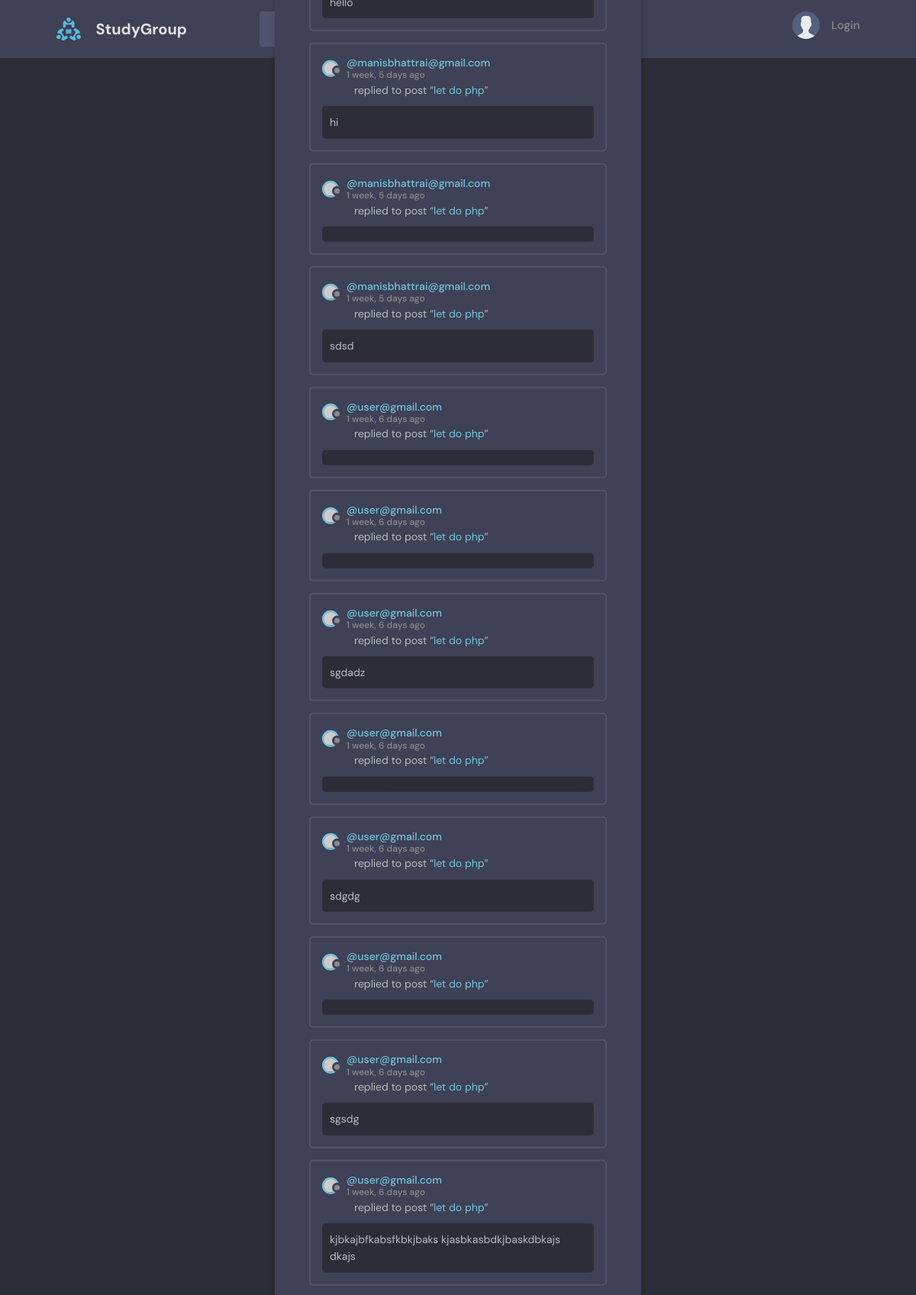
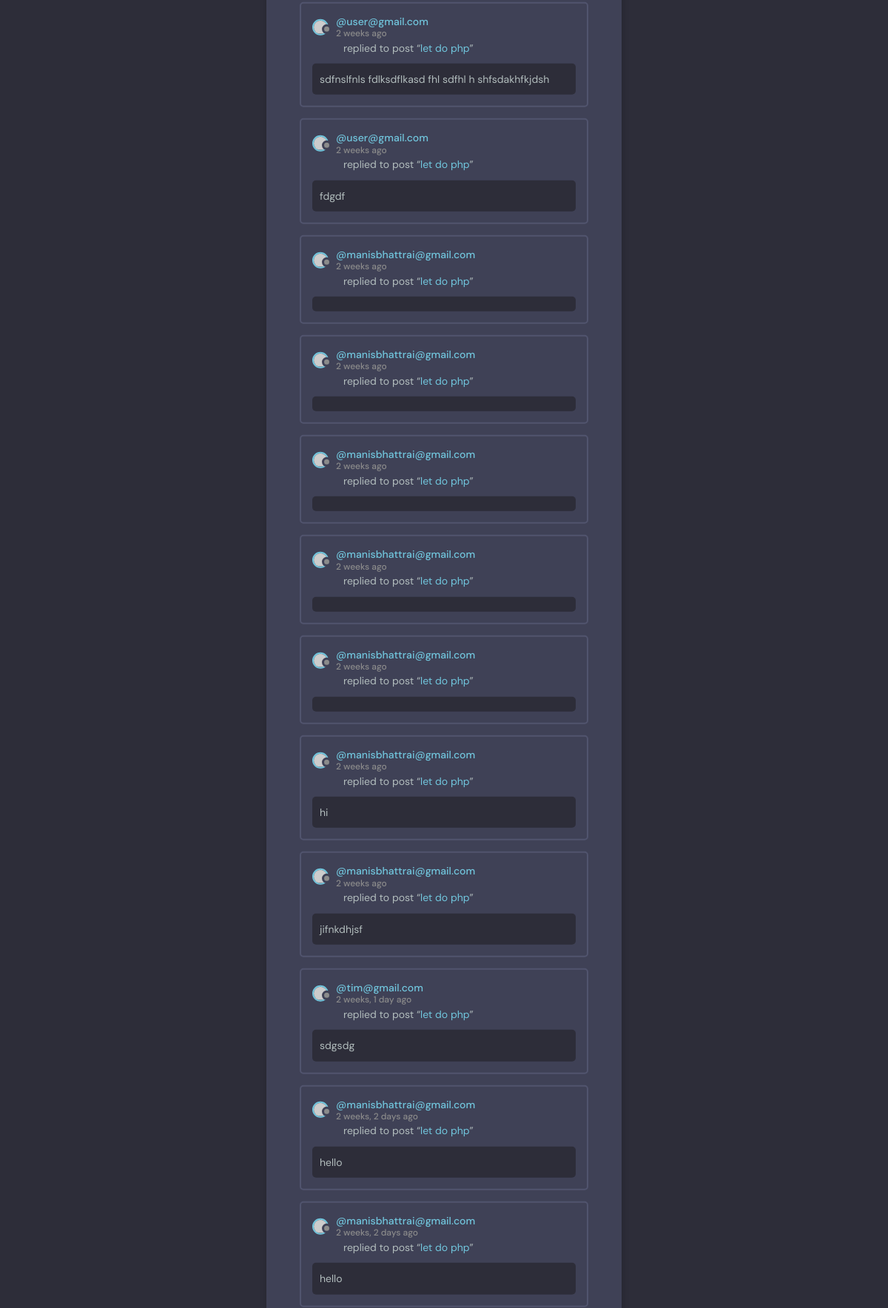
The page /activity/ (upper part) on the database its author committed (2 pictures, top to bottom).
### base/models.py (models this page shows)
class Message(models.Model):
    user = models.ForeignKey(User, on_delete=models.CASCADE)
    room = models.ForeignKey(Room, on_delete=models.CASCADE)
    body = models.TextField(null=True)
    updated = models.DateTimeField(auto_now=True)
    created = models.DateTimeField(auto_now_add=True)
    class Meta:
        ordering = ['-updated','-created']
    def __str__(self) :
        return self.body[0:50]

class User(AbstractUser):
    name = models.CharField(max_length=200, null=True)
    email = models.EmailField(unique=True)
    bio = models.TextField(null=True)
    avatar = models.ImageField(null=True, default="avatar.svg")
    USERNAME_FIELD = 'email'
    REQUIRED_FIELDS = []

class Room(models.Model):
    host = models.ForeignKey(User, on_delete=models.SET_NULL, null=True)
    topic = models.ForeignKey(Topic, on_delete=models.SET_NULL,null=True)
    name = models.CharField(max_length=200)
    description = models.TextField(null=True,blank=True)
    participants = models.ManyToManyField(User, related_name='participants', blank=True)
    updated = models.DateTimeField(auto_now=True)
    created = models.DateTimeField(auto_now_add=True)
    class Meta:
        ordering = ['-updated','-created']
    def __str__(self) :
        return self.name

### base/views.py (the view)
# urls.py: path('activity/', views.activityPage, name="activities"),
def activityPage(request):
    room_messages = Message.objects.all()
    context = {'room_messages': room_messages}
    return render(request, 'base/activity.html', context)

### base/templates/base/activity.html (shortened to what this page needs)
{% extends 'main.html' %}
{% block content %}
    <main class="layout">
      <div class="container">
        <div class="layout__box">
          <div class="activities-page layout__body">
            {% for message in room_messages %}
            <div class="activities__box">
              <div class="activities__boxHeader roomListRoom__header">
                <a href="profile.html" class="roomListRoom__author">
                  <div class="avatar avatar--small">
                    <img src="https://randomuser.me/api/portraits/women/11.jpg" />
                  </div>
                  <p>
                    @{{message.user}}
                    <span>{{ message.created|timesince }} ago</span>
                  </p>
                </a>
              </div>
              <div class="activities__boxContent">
                <p>replied to post “<a href="{% url 'room' message.room.id %}">{{message.room}}</a>”</p>
                <div class="activities__boxRoomContent">
                  {{message}}
                </div>
              </div>
            </div>
            {% endfor %}
          </div>
        </div>
      </div>
    </main>
{% endblock %}

### static/styles/style.css (style rules this page uses)
:root { --color-main: #71c6dd; --color-main-light: #e1f6fb; --color-dark: #3f4156; --color-dark-medium: #51546e; --color-dark-light: #696d97; --color-light: #e5e5e5; --color-gray: #8b8b8b; --color-light-gray: #b2bdbd; --color-bg: #2d2d39; --color-success: #5dd693; --color-error: #fc4b0b; }
* { font-family: "DM Sans", -apple-system, BlinkMacSystemFont, "Segoe UI", Roboto, Oxygen, Ubuntu, Cantarell, "Open Sans", "Helvetica Neue", sans-serif; margin: 0; padding: 0; box-sizing: border-box; text-rendering: optimizeLegibility; font-size: inherit; }
html { font-size: 56.25%; }
@media only screen and (min-width: 1200px) { html { font-size: 62.5%; } }
body { line-height: 1.6; font-weight: 400; font-size: 1.5rem; color: var(--color-light-gray); background-color: var(--color-bg); min-height: 100vh; }
img { width: 100%; }
.container { max-width: 120rem; width: 90%; margin: auto; }
.avatar { position: relative; display: inline-block; border-radius: 50%; border: 2px solid var(--color-main); }
.avatar img { display: block; border-radius: 50%; object-fit: cover; object-position: center; }
.avatar::after { content: ""; display: block; position: absolute; background-color: var(--color-gray); z-index: 111; border-radius: 50%; border: 0.3rem solid var(--color-dark); }
.avatar.avatar--small img { width: 1.8rem; height: 1.8rem; }
.avatar.avatar--small:after { width: 0.7rem; height: 0.7rem; bottom: 0px; right: -6px; }
.layout { margin-top: 2.4rem; }
.layout > .container { display: flex; justify-content: space-between; align-items: flex-start; }
.layout__box { width: 90%; max-width: 48rem; min-height: 40rem; position: absolute; top: 50%; left: 50%; transform: translate(-50%, -46%); background-color: var(--color-dark); border-radius: 1rem; box-shadow: 1px 1px 6px 3px rgba(0, 0, 0, 0.1); overflow: hidden; }
.layout__body { margin: 3rem; }
.roomListRoom__header { display: flex; justify-content: space-between; align-items: center; }
.roomListRoom__author { font-weight: 500; display: flex; align-items: center; gap: 1rem; }
.activities__box { margin: 1.5rem; padding: 1.5rem; border: 2px solid var(--color-dark-medium); border-radius: 5px; }
.activities__boxHeader p { font-size: 1.4rem; line-height: 1.3; }
.activities__boxHeader p span { color: var(--color-gray); font-size: 1.2rem; display: block; }
.activities__boxContent { margin-left: 4.2rem; }
.activities__boxContent { font-size: 1.4rem; }
.activities__boxRoomContent { background: var(--color-bg); padding: 1rem; border-radius: 5px; margin-top: 1rem; margin-left: -4.2rem; }

### rows shown on the page
Message: user "manisbhattrai@gmail.com", created "1 week, 5 days", room "let do php", body "hi"
Message: user "manisbhattrai@gmail.com", created "1 week, 5 days", room "let do php"
Message: user "manisbhattrai@gmail.com", created "1 week, 5 days", room "let do php", body "sdsd"
Message: user "user@gmail.com", created "1 week, 6 days", room "let do php"
Message: user "user@gmail.com", created "1 week, 6 days", room "let do php"
Message: user "user@gmail.com", created "1 week, 6 days", room "let do php", body "sgdadz"
Message: user "user@gmail.com", created "1 week, 6 days", room "let do php"
Message: user "user@gmail.com", created "1 week, 6 days", room "let do php", body "sdgdg"
Message: user "user@gmail.com", created "1 week, 6 days", room "let do php"
Message: user "user@gmail.com", created "1 week, 6 days", room "let do php", body "sgsdg"
Message: user "user@gmail.com", created "1 week, 6 days", room "let do php", body "kjbkajbfkabsfkbkjbaks kjasbkasbdkjbaskdbkajs dkajs"
Message: user "user@gmail.com", created "2 weeks", room "let do php", body "sdfnslfnls fdlksdflkasd fhl sdfhl h shfsdakhfkjdsh"
Message: user "user@gmail.com", created "2 weeks", room "let do php", body "fdgdf"
Message: user "manisbhattrai@gmail.com", created "2 weeks", room "let do php"
Message: user "manisbhattrai@gmail.com", created "2 weeks", room "let do php"
Message: user "manisbhattrai@gmail.com", created "2 weeks", room "let do php"
Message: user "manisbhattrai@gmail.com", created "2 weeks", room "let do php"
Message: user "manisbhattrai@gmail.com", created "2 weeks", room "let do php"
Message: user "manisbhattrai@gmail.com", created "2 weeks", room "let do php", body "hi"
Message: user "manisbhattrai@gmail.com", created "2 weeks", room "let do php", body "jifnkdhjsf"
Message: user "tim@gmail.com", created "2 weeks, 1 day", room "let do php", body "sdgsdg"
Message: user "manisbhattrai@gmail.com", created "2 weeks, 2 days", room "let do php", body "hello"
Message: user "manisbhattrai@gmail.com", created "2 weeks, 2 days", room "let do php", body "hello"
